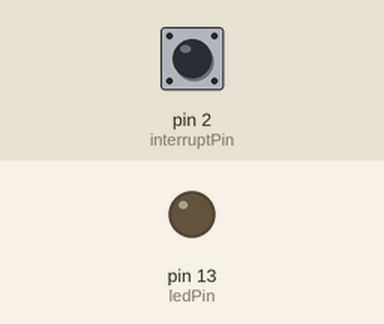
Recording of a sketch running on a simulated Arduino Uno, built with avr-gcc and run on an emulated ATmega328P. Shown: output pins drawn as LEDs (lit = HIGH). Inputs (shaded band) come from the test bench; at power-on: pin 2 (interruptPin) HIGH.

Above: at 1.2 s.
1.3 s: pin 2 (interruptPin) pulled LOW for 0.15 s
At 1.37 s:
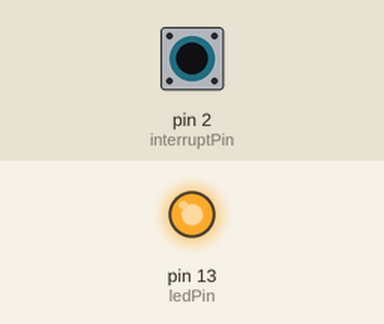
2.9 s: pin 2 (interruptPin) pulled LOW for 3.2 s
At 7.4 s:
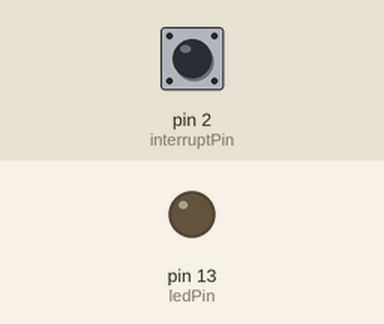
Timing chart, 0 to 8.9 s (numbered marks = the images above; inputs shaded):
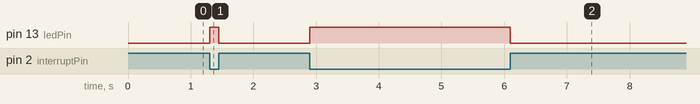

Measured:
- after the input at 1.3 s, pin 13 (ledPin): LOW → HIGH at once, → LOW 0.15 s later
- after the input at 2.9 s, pin 13 (ledPin): LOW → HIGH at once, → LOW 3.2 s later

The sketch:

interrupt_base_volatile.ino
```cpp
/*
 * Interrupt doppia ISR
 *
 * Utilizzo di un interrupt ala Arduino per intercettare
 * la pressione di un bottone.
 *
 * Doppia ISR: la prima ISR intercetta FALLING
 * e riconfigura l'interrupt con RISING a una seconda
 * ISR che a sua volta ripristina il comportamento
 * precedente.

 In questa versione le ISRs modificano una variabile state
 corrispondente allo stato del bottone, impostato nel loop.
 */

const byte ledPin = 13;
const byte interruptPin = 2; // Arduino 328 / 168
volatile boolean state = 0 ; // volatile evita che la variabile possa
// avere valori diversi in SRAM e in un registro,
// evita che il compilatore in fase di ottimizzazioe la consideri
// come const nel loop()

void setup()
{
  pinMode(ledPin, OUTPUT);
  pinMode(interruptPin, INPUT_PULLUP); // Vedi: digitalPinToInterrupt()
  attachInterrupt(0, eventoFall, FALLING);
  // Partiamo intercettanto un interrupt FALLING
}

void loop()
{
  digitalWrite(ledPin, state);
  // La variabile state viene richiamata fuori dalla ISR
  // quindi deve essere dichiarata volatile
// altrimenti il compilatore potrebbe decidere di trattarlo come constante
// in fase di ottimizzazione
// oppure si potrebbe creare un dualismo tra il valore di questa
// storato in SRAM o in un registro
}

void eventoFall() // Sempre VOID
{
state = HIGH ;
  attachInterrupt(0, eventoRise, RISING);
}

void eventoRise() // Sempre VOID
{
state = LOW ;
  attachInterrupt(0, eventoFall, FALLING);
}
```
